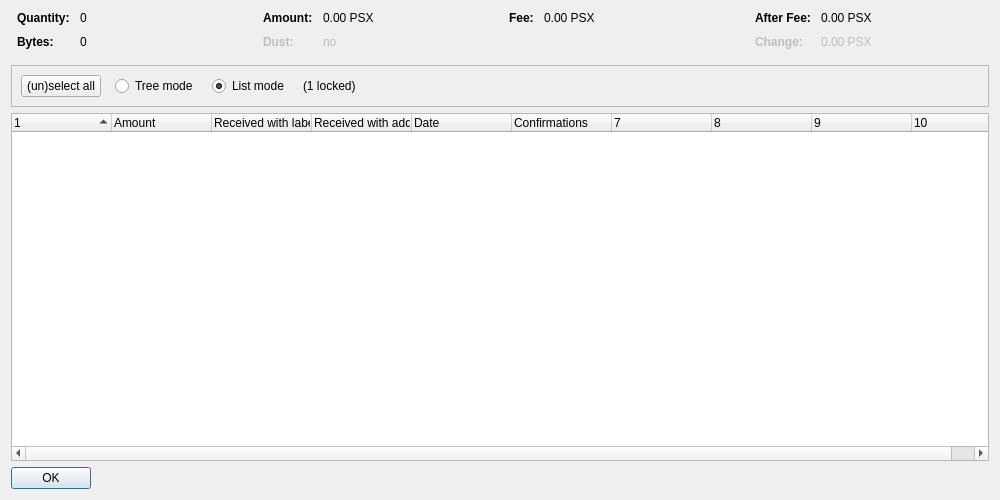
<?xml version="1.0" encoding="UTF-8"?>
<ui version="4.0">
 <class>CoinControlDialog</class>
 <widget class="QDialog" name="CoinControlDialog">
  <property name="geometry">
   <rect>
    <x>0</x>
    <y>0</y>
    <width>1000</width>
    <height>500</height>
   </rect>
  </property>
  <property name="windowTitle">
   <string>Coin Selection</string>
  </property>
  <layout class="QVBoxLayout" name="verticalLayout">
   <item>
    <layout class="QHBoxLayout" name="horizontalLayoutTop" stretch="0,0,0,0">
     <property name="topMargin">
      <number>0</number>
     </property>
     <property name="bottomMargin">
      <number>10</number>
     </property>
     <item>
      <layout class="QFormLayout" name="formLayoutCoinControl1">
       <property name="horizontalSpacing">
        <number>10</number>
       </property>
       <property name="verticalSpacing">
        <number>10</number>
       </property>
       <property name="leftMargin">
        <number>6</number>
       </property>
       <property name="rightMargin">
        <number>6</number>
       </property>
       <item row="0" column="0">
        <widget class="QLabel" name="labelCoinControlQuantityText">
         <property name="font">
          <font>
           <weight>75</weight>
           <bold>true</bold>
          </font>
         </property>
         <property name="text">
          <string>Quantity:</string>
         </property>
        </widget>
       </item>
       <item row="0" column="1">
        <widget class="QLabel" name="labelCoinControlQuantity">
         <property name="cursor">
          <cursorShape>IBeamCursor</cursorShape>
         </property>
         <property name="contextMenuPolicy">
          <enum>Qt::ActionsContextMenu</enum>
         </property>
         <property name="text">
          <string notr="true">0</string>
         </property>
         <property name="textInteractionFlags">
          <set>Qt::LinksAccessibleByMouse|Qt::TextSelectableByKeyboard|Qt::TextSelectableByMouse</set>
         </property>
        </widget>
       </item>
       <item row="1" column="0">
        <widget class="QLabel" name="labelCoinControlBytesText">
         <property name="font">
          <font>
           <weight>75</weight>
           <bold>true</bold>
          </font>
         </property>
         <property name="text">
          <string>Bytes:</string>
         </property>
        </widget>
       </item>
       <item row="1" column="1">
        <widget class="QLabel" name="labelCoinControlBytes">
         <property name="cursor">
          <cursorShape>IBeamCursor</cursorShape>
         </property>
         <property name="contextMenuPolicy">
          <enum>Qt::ActionsContextMenu</enum>
         </property>
         <property name="text">
          <string notr="true">0</string>
         </property>
         <property name="textInteractionFlags">
          <set>Qt::LinksAccessibleByMouse|Qt::TextSelectableByKeyboard|Qt::TextSelectableByMouse</set>
         </property>
        </widget>
       </item>
      </layout>
     </item>
     <item>
      <layout class="QFormLayout" name="formLayoutCoinControl2">
       <property name="horizontalSpacing">
        <number>10</number>
       </property>
       <property name="verticalSpacing">
        <number>10</number>
       </property>
       <property name="leftMargin">
        <number>6</number>
       </property>
       <property name="rightMargin">
        <number>6</number>
       </property>
       <item row="0" column="0">
        <widget class="QLabel" name="labelCoinControlAmountText">
         <property name="font">
          <font>
           <weight>75</weight>
           <bold>true</bold>
          </font>
         </property>
         <property name="text">
          <string>Amount:</string>
         </property>
        </widget>
       </item>
       <item row="0" column="1">
        <widget class="QLabel" name="labelCoinControlAmount">
         <property name="cursor">
          <cursorShape>IBeamCursor</cursorShape>
         </property>
         <property name="contextMenuPolicy">
          <enum>Qt::ActionsContextMenu</enum>
         </property>
         <property name="text">
          <string notr="true">0.00 PSX</string>
         </property>
         <property name="textInteractionFlags">
          <set>Qt::LinksAccessibleByMouse|Qt::TextSelectableByKeyboard|Qt::TextSelectableByMouse</set>
         </property>
        </widget>
       </item>
       <item row="1" column="0">
        <widget class="QLabel" name="labelCoinControlLowOutputText">
         <property name="enabled">
          <bool>false</bool>
         </property>
         <property name="font">
          <font>
           <weight>75</weight>
           <bold>true</bold>
          </font>
         </property>
         <property name="text">
          <string>Dust:</string>
         </property>
        </widget>
       </item>
       <item row="1" column="1">
        <widget class="QLabel" name="labelCoinControlLowOutput">
         <property name="enabled">
          <bool>false</bool>
         </property>
         <property name="cursor">
          <cursorShape>IBeamCursor</cursorShape>
         </property>
         <property name="contextMenuPolicy">
          <enum>Qt::ActionsContextMenu</enum>
         </property>
         <property name="text">
          <string notr="true">no</string>
         </property>
         <property name="textInteractionFlags">
          <set>Qt::LinksAccessibleByMouse|Qt::TextSelectableByKeyboard|Qt::TextSelectableByMouse</set>
         </property>
        </widget>
       </item>
      </layout>
     </item>
     <item>
      <layout class="QFormLayout" name="formLayoutCoinControl3">
       <property name="horizontalSpacing">
        <number>10</number>
       </property>
       <property name="verticalSpacing">
        <number>10</number>
       </property>
       <property name="leftMargin">
        <number>6</number>
       </property>
       <property name="rightMargin">
        <number>6</number>
       </property>
       <item row="0" column="0">
        <widget class="QLabel" name="labelCoinControlFeeText">
         <property name="font">
          <font>
           <weight>75</weight>
           <bold>true</bold>
          </font>
         </property>
         <property name="text">
          <string>Fee:</string>
         </property>
        </widget>
       </item>
       <item row="0" column="1">
        <widget class="QLabel" name="labelCoinControlFee">
         <property name="cursor">
          <cursorShape>IBeamCursor</cursorShape>
         </property>
         <property name="contextMenuPolicy">
          <enum>Qt::ActionsContextMenu</enum>
         </property>
         <property name="text">
          <string notr="true">0.00 PSX</string>
         </property>
         <property name="textInteractionFlags">
          <set>Qt::LinksAccessibleByMouse|Qt::TextSelectableByKeyboard|Qt::TextSelectableByMouse</set>
         </property>
        </widget>
       </item>
      </layout>
     </item>
     <item>
      <layout class="QFormLayout" name="formLayoutCoinControl4">
       <property name="horizontalSpacing">
        <number>10</number>
       </property>
       <property name="verticalSpacing">
        <number>10</number>
       </property>
       <property name="leftMargin">
        <number>6</number>
       </property>
       <property name="rightMargin">
        <number>6</number>
       </property>
       <item row="0" column="0">
        <widget class="QLabel" name="labelCoinControlAfterFeeText">
         <property name="font">
          <font>
           <weight>75</weight>
           <bold>true</bold>
          </font>
         </property>
         <property name="text">
          <string>After Fee:</string>
         </property>
        </widget>
       </item>
       <item row="0" column="1">
        <widget class="QLabel" name="labelCoinControlAfterFee">
         <property name="cursor">
          <cursorShape>IBeamCursor</cursorShape>
         </property>
         <property name="contextMenuPolicy">
          <enum>Qt::ActionsContextMenu</enum>
         </property>
         <property name="text">
          <string notr="true">0.00 PSX</string>
         </property>
         <property name="textInteractionFlags">
          <set>Qt::LinksAccessibleByMouse|Qt::TextSelectableByKeyboard|Qt::TextSelectableByMouse</set>
         </property>
        </widget>
       </item>
       <item row="1" column="0">
        <widget class="QLabel" name="labelCoinControlChangeText">
         <property name="enabled">
          <bool>false</bool>
         </property>
         <property name="font">
          <font>
           <weight>75</weight>
           <bold>true</bold>
          </font>
         </property>
         <property name="text">
          <string>Change:</string>
         </property>
        </widget>
       </item>
       <item row="1" column="1">
        <widget class="QLabel" name="labelCoinControlChange">
         <property name="enabled">
          <bool>false</bool>
         </property>
         <property name="cursor">
          <cursorShape>IBeamCursor</cursorShape>
         </property>
         <property name="contextMenuPolicy">
          <enum>Qt::ActionsContextMenu</enum>
         </property>
         <property name="text">
          <string notr="true">0.00 PSX</string>
         </property>
         <property name="textInteractionFlags">
          <set>Qt::LinksAccessibleByMouse|Qt::TextSelectableByKeyboard|Qt::TextSelectableByMouse</set>
         </property>
        </widget>
       </item>
      </layout>
     </item>
    </layout>
   </item>
   <item>
    <widget class="QFrame" name="frame">
     <property name="minimumSize">
      <size>
       <width>0</width>
       <height>40</height>
      </size>
     </property>
     <property name="frameShape">
      <enum>QFrame::StyledPanel</enum>
     </property>
     <property name="frameShadow">
      <enum>QFrame::Sunken</enum>
     </property>
     <layout class="QHBoxLayout" name="horizontalLayout">
      <item>
       <layout class="QHBoxLayout" name="horizontalLayoutPanel" stretch="0,0,0,0,0">
        <property name="spacing">
         <number>14</number>
        </property>
        <item>
         <widget class="QPushButton" name="pushButtonSelectAll">
          <property name="sizePolicy">
           <sizepolicy hsizetype="Maximum" vsizetype="Fixed">
            <horstretch>0</horstretch>
            <verstretch>0</verstretch>
           </sizepolicy>
          </property>
          <property name="text">
           <string>(un)select all</string>
          </property>
          <property name="autoDefault">
           <bool>false</bool>
          </property>
         </widget>
        </item>
        <item>
         <widget class="QRadioButton" name="radioTreeMode">
          <property name="sizePolicy">
           <sizepolicy hsizetype="Maximum" vsizetype="Fixed">
            <horstretch>0</horstretch>
            <verstretch>0</verstretch>
           </sizepolicy>
          </property>
          <property name="text">
           <string>Tree mode</string>
          </property>
         </widget>
        </item>
        <item>
         <widget class="QRadioButton" name="radioListMode">
          <property name="sizePolicy">
           <sizepolicy hsizetype="Maximum" vsizetype="Fixed">
            <horstretch>0</horstretch>
            <verstretch>0</verstretch>
           </sizepolicy>
          </property>
          <property name="text">
           <string>List mode</string>
          </property>
          <property name="checked">
           <bool>true</bool>
          </property>
         </widget>
        </item>
        <item>
         <widget class="QLabel" name="labelLocked">
          <property name="text">
           <string notr="true">(1 locked)</string>
          </property>
         </widget>
        </item>
        <item>
         <spacer name="horizontalSpacer">
          <property name="orientation">
           <enum>Qt::Horizontal</enum>
          </property>
          <property name="sizeHint" stdset="0">
           <size>
            <width>40</width>
            <height>20</height>
           </size>
          </property>
         </spacer>
        </item>
       </layout>
      </item>
     </layout>
    </widget>
   </item>
   <item>
    <widget class="CoinControlTreeWidget" name="treeWidget">
     <property name="contextMenuPolicy">
      <enum>Qt::CustomContextMenu</enum>
     </property>
     <property name="sortingEnabled">
      <bool>false</bool>
     </property>
     <property name="columnCount">
      <number>10</number>
     </property>
     <attribute name="headerShowSortIndicator" stdset="0">
      <bool>true</bool>
     </attribute>
     <attribute name="headerStretchLastSection">
      <bool>false</bool>
     </attribute>
     <column>
      <property name="text">
       <string/>
      </property>
     </column>
     <column>
      <property name="text">
       <string>Amount</string>
      </property>
     </column>
     <column>
      <property name="text">
       <string>Received with label</string>
      </property>
     </column>
     <column>
      <property name="text">
       <string>Received with address</string>
      </property>
     </column>
     <column>
      <property name="text">
       <string>Date</string>
      </property>
     </column>
     <column>
      <property name="text">
       <string>Confirmations</string>
      </property>
      <property name="toolTip">
       <string>Confirmed</string>
      </property>
     </column>
     <column>
      <property name="text">
       <string/>
      </property>
     </column>
     <column>
      <property name="text">
       <string/>
      </property>
     </column>
     <column>
      <property name="text">
       <string/>
      </property>
     </column>
     <column>
      <property name="text">
       <string/>
      </property>
     </column>
    </widget>
   </item>
   <item>
    <widget class="QDialogButtonBox" name="buttonBox">
     <property name="sizePolicy">
      <sizepolicy hsizetype="Maximum" vsizetype="Fixed">
       <horstretch>0</horstretch>
       <verstretch>0</verstretch>
      </sizepolicy>
     </property>
     <property name="orientation">
      <enum>Qt::Horizontal</enum>
     </property>
     <property name="standardButtons">
      <set>QDialogButtonBox::Ok</set>
     </property>
    </widget>
   </item>
  </layout>
 </widget>
 <customwidgets>
  <customwidget>
   <class>CoinControlTreeWidget</class>
   <extends>QTreeWidget</extends>
   <header>qt/coincontroltreewidget.h</header>
  </customwidget>
 </customwidgets>
 <resources/>
 <connections/>
</ui>
